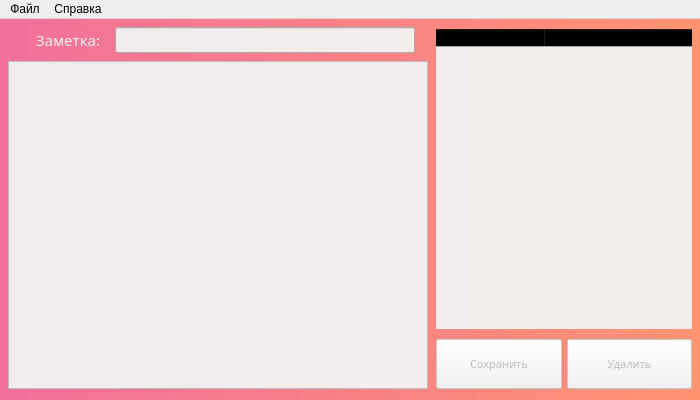
<?xml version="1.0" encoding="UTF-8"?>
<ui version="4.0">
 <class>MainWindow</class>
 <widget class="QMainWindow" name="MainWindow">
  <property name="windowModality">
   <enum>Qt::NonModal</enum>
  </property>
  <property name="geometry">
   <rect>
    <x>0</x>
    <y>0</y>
    <width>700</width>
    <height>400</height>
   </rect>
  </property>
  <property name="sizePolicy">
   <sizepolicy hsizetype="Fixed" vsizetype="Fixed">
    <horstretch>0</horstretch>
    <verstretch>0</verstretch>
   </sizepolicy>
  </property>
  <property name="minimumSize">
   <size>
    <width>700</width>
    <height>400</height>
   </size>
  </property>
  <property name="maximumSize">
   <size>
    <width>700</width>
    <height>400</height>
   </size>
  </property>
  <property name="mouseTracking">
   <bool>false</bool>
  </property>
  <property name="tabletTracking">
   <bool>false</bool>
  </property>
  <property name="focusPolicy">
   <enum>Qt::NoFocus</enum>
  </property>
  <property name="acceptDrops">
   <bool>false</bool>
  </property>
  <property name="windowTitle">
   <string>MyMemo</string>
  </property>
  <property name="autoFillBackground">
   <bool>false</bool>
  </property>
  <property name="styleSheet">
   <string notr="true"/>
  </property>
  <property name="toolButtonStyle">
   <enum>Qt::ToolButtonTextOnly</enum>
  </property>
  <widget class="QWidget" name="centralwidget">
   <property name="enabled">
    <bool>true</bool>
   </property>
   <property name="sizePolicy">
    <sizepolicy hsizetype="MinimumExpanding" vsizetype="MinimumExpanding">
     <horstretch>0</horstretch>
     <verstretch>0</verstretch>
    </sizepolicy>
   </property>
   <property name="minimumSize">
    <size>
     <width>700</width>
     <height>380</height>
    </size>
   </property>
   <property name="styleSheet">
    <string notr="true">background-color: qlineargradient(spread:pad, x1:0, y1:0.5, x2:1, y2:0.5, stop:0 rgba(29, 151, 108, 255), stop:1 rgba(147, 249, 185, 255));
background-color: qlineargradient(spread:pad, x1:0, y1:1, x2:1, y2:1, stop:0 rgba(242, 112, 156, 255), stop:1 rgba(255, 148, 114, 255));</string>
   </property>
   <widget class="QWidget" name="wholePart" native="true">
    <property name="geometry">
     <rect>
      <x>0</x>
      <y>0</y>
      <width>700</width>
      <height>380</height>
     </rect>
    </property>
    <property name="sizePolicy">
     <sizepolicy hsizetype="MinimumExpanding" vsizetype="MinimumExpanding">
      <horstretch>0</horstretch>
      <verstretch>0</verstretch>
     </sizepolicy>
    </property>
    <property name="minimumSize">
     <size>
      <width>700</width>
      <height>380</height>
     </size>
    </property>
    <property name="styleSheet">
     <string notr="true">background-color: rgba(255, 255, 255, 0);</string>
    </property>
    <layout class="QHBoxLayout" name="horizontalLayout">
     <property name="spacing">
      <number>0</number>
     </property>
     <property name="leftMargin">
      <number>0</number>
     </property>
     <property name="topMargin">
      <number>0</number>
     </property>
     <property name="rightMargin">
      <number>0</number>
     </property>
     <property name="bottomMargin">
      <number>0</number>
     </property>
     <item>
      <spacer name="leftHorizontalSpacer">
       <property name="orientation">
        <enum>Qt::Horizontal</enum>
       </property>
       <property name="sizeHint" stdset="0">
        <size>
         <width>40</width>
         <height>20</height>
        </size>
       </property>
      </spacer>
     </item>
     <item>
      <widget class="QWidget" name="leftPart" native="true">
       <property name="sizePolicy">
        <sizepolicy hsizetype="Fixed" vsizetype="MinimumExpanding">
         <horstretch>0</horstretch>
         <verstretch>0</verstretch>
        </sizepolicy>
       </property>
       <property name="minimumSize">
        <size>
         <width>420</width>
         <height>380</height>
        </size>
       </property>
       <layout class="QVBoxLayout" name="verticalLayout">
        <property name="spacing">
         <number>0</number>
        </property>
        <property name="leftMargin">
         <number>0</number>
        </property>
        <property name="topMargin">
         <number>0</number>
        </property>
        <property name="rightMargin">
         <number>0</number>
        </property>
        <property name="bottomMargin">
         <number>0</number>
        </property>
        <item>
         <spacer name="horizontalSpacer_4">
          <property name="orientation">
           <enum>Qt::Vertical</enum>
          </property>
          <property name="sizeType">
           <enum>QSizePolicy::Preferred</enum>
          </property>
          <property name="sizeHint" stdset="0">
           <size>
            <width>20</width>
            <height>10</height>
           </size>
          </property>
         </spacer>
        </item>
        <item>
         <widget class="QWidget" name="titleForm" native="true">
          <property name="sizePolicy">
           <sizepolicy hsizetype="Fixed" vsizetype="Expanding">
            <horstretch>0</horstretch>
            <verstretch>0</verstretch>
           </sizepolicy>
          </property>
          <property name="minimumSize">
           <size>
            <width>420</width>
            <height>33</height>
           </size>
          </property>
          <layout class="QFormLayout" name="formLayout">
           <property name="fieldGrowthPolicy">
            <enum>QFormLayout::FieldsStayAtSizeHint</enum>
           </property>
           <property name="labelAlignment">
            <set>Qt::AlignCenter</set>
           </property>
           <property name="formAlignment">
            <set>Qt::AlignCenter</set>
           </property>
           <property name="horizontalSpacing">
            <number>12</number>
           </property>
           <property name="verticalSpacing">
            <number>0</number>
           </property>
           <property name="leftMargin">
            <number>0</number>
           </property>
           <property name="topMargin">
            <number>0</number>
           </property>
           <property name="rightMargin">
            <number>0</number>
           </property>
           <property name="bottomMargin">
            <number>0</number>
           </property>
           <item row="6" column="0">
            <widget class="QLabel" name="titleLabel">
             <property name="enabled">
              <bool>true</bool>
             </property>
             <property name="sizePolicy">
              <sizepolicy hsizetype="MinimumExpanding" vsizetype="Fixed">
               <horstretch>0</horstretch>
               <verstretch>0</verstretch>
              </sizepolicy>
             </property>
             <property name="minimumSize">
              <size>
               <width>70</width>
               <height>25</height>
              </size>
             </property>
             <property name="font">
              <font>
               <family>ObelixPro</family>
               <pointsize>11</pointsize>
               <weight>50</weight>
               <italic>false</italic>
               <bold>false</bold>
              </font>
             </property>
             <property name="styleSheet">
              <string notr="true">color: rgb(242, 242, 242);
</string>
             </property>
             <property name="text">
              <string>Заметка:</string>
             </property>
             <property name="scaledContents">
              <bool>false</bool>
             </property>
             <property name="alignment">
              <set>Qt::AlignBottom|Qt::AlignHCenter</set>
             </property>
             <property name="wordWrap">
              <bool>false</bool>
             </property>
             <property name="margin">
              <number>0</number>
             </property>
             <property name="indent">
              <number>1</number>
             </property>
            </widget>
           </item>
           <item row="6" column="1">
            <widget class="QLineEdit" name="noteTitleEdit">
             <property name="sizePolicy">
              <sizepolicy hsizetype="MinimumExpanding" vsizetype="Fixed">
               <horstretch>0</horstretch>
               <verstretch>0</verstretch>
              </sizepolicy>
             </property>
             <property name="minimumSize">
              <size>
               <width>300</width>
               <height>26</height>
              </size>
             </property>
             <property name="maximumSize">
              <size>
               <width>300</width>
               <height>0</height>
              </size>
             </property>
             <property name="font">
              <font>
               <pointsize>12</pointsize>
              </font>
             </property>
             <property name="focusPolicy">
              <enum>Qt::StrongFocus</enum>
             </property>
             <property name="acceptDrops">
              <bool>false</bool>
             </property>
             <property name="styleSheet">
              <string notr="true">background-color: rgba(242, 242, 242, 242);</string>
             </property>
             <property name="inputMethodHints">
              <set>Qt::ImhNone</set>
             </property>
             <property name="inputMask">
              <string/>
             </property>
             <property name="maxLength">
              <number>300</number>
             </property>
             <property name="cursorPosition">
              <number>0</number>
             </property>
            </widget>
           </item>
          </layout>
         </widget>
        </item>
        <item>
         <spacer name="horizontalSpacer_7">
          <property name="orientation">
           <enum>Qt::Vertical</enum>
          </property>
          <property name="sizeType">
           <enum>QSizePolicy::Fixed</enum>
          </property>
          <property name="sizeHint" stdset="0">
           <size>
            <width>20</width>
            <height>5</height>
           </size>
          </property>
         </spacer>
        </item>
        <item>
         <widget class="QPlainTextEdit" name="noteTextEdit">
          <property name="enabled">
           <bool>true</bool>
          </property>
          <property name="sizePolicy">
           <sizepolicy hsizetype="MinimumExpanding" vsizetype="Preferred">
            <horstretch>0</horstretch>
            <verstretch>0</verstretch>
           </sizepolicy>
          </property>
          <property name="minimumSize">
           <size>
            <width>420</width>
            <height>328</height>
           </size>
          </property>
          <property name="font">
           <font>
            <pointsize>10</pointsize>
           </font>
          </property>
          <property name="cursor" stdset="0">
           <cursorShape>IBeamCursor</cursorShape>
          </property>
          <property name="focusPolicy">
           <enum>Qt::StrongFocus</enum>
          </property>
          <property name="styleSheet">
           <string notr="true">background-color: rgba(242, 242, 242, 242);</string>
          </property>
          <property name="plainText">
           <string/>
          </property>
          <property name="overwriteMode">
           <bool>false</bool>
          </property>
          <property name="tabStopWidth">
           <number>12</number>
          </property>
          <property name="backgroundVisible">
           <bool>false</bool>
          </property>
         </widget>
        </item>
        <item>
         <spacer name="horizontalSpacer_5">
          <property name="orientation">
           <enum>Qt::Vertical</enum>
          </property>
          <property name="sizeType">
           <enum>QSizePolicy::Fixed</enum>
          </property>
          <property name="sizeHint" stdset="0">
           <size>
            <width>20</width>
            <height>10</height>
           </size>
          </property>
         </spacer>
        </item>
       </layout>
      </widget>
     </item>
     <item>
      <spacer name="midHorizontalSpacer">
       <property name="orientation">
        <enum>Qt::Horizontal</enum>
       </property>
       <property name="sizeType">
        <enum>QSizePolicy::Maximum</enum>
       </property>
       <property name="sizeHint" stdset="0">
        <size>
         <width>40</width>
         <height>10</height>
        </size>
       </property>
      </spacer>
     </item>
     <item>
      <widget class="QWidget" name="rightPart" native="true">
       <property name="enabled">
        <bool>true</bool>
       </property>
       <property name="sizePolicy">
        <sizepolicy hsizetype="MinimumExpanding" vsizetype="MinimumExpanding">
         <horstretch>0</horstretch>
         <verstretch>0</verstretch>
        </sizepolicy>
       </property>
       <layout class="QVBoxLayout" name="verticalLayout_2">
        <property name="spacing">
         <number>0</number>
        </property>
        <property name="leftMargin">
         <number>0</number>
        </property>
        <property name="topMargin">
         <number>0</number>
        </property>
        <property name="rightMargin">
         <number>0</number>
        </property>
        <property name="bottomMargin">
         <number>0</number>
        </property>
        <item>
         <spacer name="verticalSpacer">
          <property name="orientation">
           <enum>Qt::Vertical</enum>
          </property>
          <property name="sizeType">
           <enum>QSizePolicy::Preferred</enum>
          </property>
          <property name="sizeHint" stdset="0">
           <size>
            <width>20</width>
            <height>10</height>
           </size>
          </property>
         </spacer>
        </item>
        <item>
         <widget class="QTreeWidget" name="notesList">
          <property name="enabled">
           <bool>true</bool>
          </property>
          <property name="sizePolicy">
           <sizepolicy hsizetype="Expanding" vsizetype="Expanding">
            <horstretch>0</horstretch>
            <verstretch>0</verstretch>
           </sizepolicy>
          </property>
          <property name="minimumSize">
           <size>
            <width>256</width>
            <height>300</height>
           </size>
          </property>
          <property name="baseSize">
           <size>
            <width>0</width>
            <height>0</height>
           </size>
          </property>
          <property name="styleSheet">
           <string notr="true">background-color: rgba(242, 242, 242, 242);</string>
          </property>
          <property name="frameShape">
           <enum>QFrame::VLine</enum>
          </property>
          <property name="frameShadow">
           <enum>QFrame::Sunken</enum>
          </property>
          <property name="lineWidth">
           <number>0</number>
          </property>
          <property name="horizontalScrollBarPolicy">
           <enum>Qt::ScrollBarAlwaysOff</enum>
          </property>
          <property name="editTriggers">
           <set>QAbstractItemView::NoEditTriggers</set>
          </property>
          <property name="tabKeyNavigation">
           <bool>false</bool>
          </property>
          <property name="showDropIndicator" stdset="0">
           <bool>false</bool>
          </property>
          <property name="dragEnabled">
           <bool>false</bool>
          </property>
          <property name="dragDropOverwriteMode">
           <bool>false</bool>
          </property>
          <property name="textElideMode">
           <enum>Qt::ElideRight</enum>
          </property>
          <property name="horizontalScrollMode">
           <enum>QAbstractItemView::ScrollPerPixel</enum>
          </property>
          <property name="indentation">
           <number>5</number>
          </property>
          <property name="rootIsDecorated">
           <bool>true</bool>
          </property>
          <property name="uniformRowHeights">
           <bool>true</bool>
          </property>
          <property name="itemsExpandable">
           <bool>false</bool>
          </property>
          <property name="sortingEnabled">
           <bool>true</bool>
          </property>
          <property name="expandsOnDoubleClick">
           <bool>false</bool>
          </property>
          <property name="columnCount">
           <number>2</number>
          </property>
          <attribute name="headerVisible">
           <bool>true</bool>
          </attribute>
          <attribute name="headerCascadingSectionResizes">
           <bool>false</bool>
          </attribute>
          <attribute name="headerMinimumSectionSize">
           <number>65</number>
          </attribute>
          <attribute name="headerDefaultSectionSize">
           <number>110</number>
          </attribute>
          <attribute name="headerHighlightSections">
           <bool>false</bool>
          </attribute>
          <attribute name="headerShowSortIndicator" stdset="0">
           <bool>true</bool>
          </attribute>
          <attribute name="headerStretchLastSection">
           <bool>true</bool>
          </attribute>
          <column>
           <property name="text">
            <string>Название</string>
           </property>
           <property name="font">
            <font>
             <pointsize>9</pointsize>
            </font>
           </property>
           <property name="textAlignment">
            <set>AlignLeading|AlignVCenter</set>
           </property>
          </column>
          <column>
           <property name="text">
            <string>Последнее открытие </string>
           </property>
           <property name="font">
            <font>
             <pointsize>9</pointsize>
            </font>
           </property>
          </column>
         </widget>
        </item>
        <item>
         <spacer name="verticalSpacer_3">
          <property name="orientation">
           <enum>Qt::Vertical</enum>
          </property>
          <property name="sizeType">
           <enum>QSizePolicy::Preferred</enum>
          </property>
          <property name="sizeHint" stdset="0">
           <size>
            <width>20</width>
            <height>5</height>
           </size>
          </property>
         </spacer>
        </item>
        <item>
         <widget class="QWidget" name="actionButtons" native="true">
          <property name="enabled">
           <bool>true</bool>
          </property>
          <property name="sizePolicy">
           <sizepolicy hsizetype="MinimumExpanding" vsizetype="Preferred">
            <horstretch>0</horstretch>
            <verstretch>0</verstretch>
           </sizepolicy>
          </property>
          <property name="minimumSize">
           <size>
            <width>256</width>
            <height>50</height>
           </size>
          </property>
          <layout class="QHBoxLayout" name="horizontalLayout_2">
           <property name="spacing">
            <number>5</number>
           </property>
           <property name="sizeConstraint">
            <enum>QLayout::SetDefaultConstraint</enum>
           </property>
           <property name="leftMargin">
            <number>0</number>
           </property>
           <property name="topMargin">
            <number>5</number>
           </property>
           <property name="rightMargin">
            <number>0</number>
           </property>
           <property name="bottomMargin">
            <number>0</number>
           </property>
           <item>
            <widget class="QPushButton" name="saveButton">
             <property name="enabled">
              <bool>false</bool>
             </property>
             <property name="sizePolicy">
              <sizepolicy hsizetype="MinimumExpanding" vsizetype="MinimumExpanding">
               <horstretch>0</horstretch>
               <verstretch>0</verstretch>
              </sizepolicy>
             </property>
             <property name="font">
              <font>
               <family>ObelixPro</family>
               <pointsize>8</pointsize>
              </font>
             </property>
             <property name="cursor">
              <cursorShape>PointingHandCursor</cursorShape>
             </property>
             <property name="focusPolicy">
              <enum>Qt::NoFocus</enum>
             </property>
             <property name="acceptDrops">
              <bool>false</bool>
             </property>
             <property name="toolTipDuration">
              <number>-1</number>
             </property>
             <property name="autoFillBackground">
              <bool>false</bool>
             </property>
             <property name="styleSheet">
              <string notr="true">background-color: rgba(242, 242, 242, 242);
</string>
             </property>
             <property name="text">
              <string>Сохранить</string>
             </property>
             <property name="autoDefault">
              <bool>false</bool>
             </property>
             <property name="default">
              <bool>false</bool>
             </property>
             <property name="flat">
              <bool>false</bool>
             </property>
            </widget>
           </item>
           <item>
            <widget class="QPushButton" name="deleteButton">
             <property name="enabled">
              <bool>false</bool>
             </property>
             <property name="sizePolicy">
              <sizepolicy hsizetype="MinimumExpanding" vsizetype="MinimumExpanding">
               <horstretch>0</horstretch>
               <verstretch>0</verstretch>
              </sizepolicy>
             </property>
             <property name="font">
              <font>
               <family>ObelixPro</family>
               <pointsize>8</pointsize>
              </font>
             </property>
             <property name="cursor">
              <cursorShape>PointingHandCursor</cursorShape>
             </property>
             <property name="styleSheet">
              <string notr="true">background-color: rgba(242, 242, 242, 242);
</string>
             </property>
             <property name="text">
              <string>Удалить</string>
             </property>
             <property name="autoDefault">
              <bool>false</bool>
             </property>
             <property name="default">
              <bool>false</bool>
             </property>
             <property name="flat">
              <bool>false</bool>
             </property>
            </widget>
           </item>
          </layout>
         </widget>
        </item>
        <item>
         <spacer name="verticalSpacer_2">
          <property name="orientation">
           <enum>Qt::Vertical</enum>
          </property>
          <property name="sizeType">
           <enum>QSizePolicy::Preferred</enum>
          </property>
          <property name="sizeHint" stdset="0">
           <size>
            <width>20</width>
            <height>10</height>
           </size>
          </property>
         </spacer>
        </item>
       </layout>
      </widget>
     </item>
     <item>
      <spacer name="rightHorizontalSpacer">
       <property name="orientation">
        <enum>Qt::Horizontal</enum>
       </property>
       <property name="sizeType">
        <enum>QSizePolicy::Maximum</enum>
       </property>
       <property name="sizeHint" stdset="0">
        <size>
         <width>40</width>
         <height>10</height>
        </size>
       </property>
      </spacer>
     </item>
    </layout>
   </widget>
  </widget>
  <widget class="QMenuBar" name="menuBar">
   <property name="enabled">
    <bool>true</bool>
   </property>
   <property name="geometry">
    <rect>
     <x>0</x>
     <y>0</y>
     <width>700</width>
     <height>21</height>
    </rect>
   </property>
   <property name="sizePolicy">
    <sizepolicy hsizetype="MinimumExpanding" vsizetype="Fixed">
     <horstretch>0</horstretch>
     <verstretch>0</verstretch>
    </sizepolicy>
   </property>
   <property name="minimumSize">
    <size>
     <width>700</width>
     <height>19</height>
    </size>
   </property>
   <property name="font">
    <font>
     <pointsize>9</pointsize>
    </font>
   </property>
   <property name="acceptDrops">
    <bool>false</bool>
   </property>
   <property name="defaultUp">
    <bool>false</bool>
   </property>
   <property name="nativeMenuBar">
    <bool>true</bool>
   </property>
   <widget class="QMenu" name="menuFile">
    <property name="geometry">
     <rect>
      <x>270</x>
      <y>129</y>
      <width>232</width>
      <height>147</height>
     </rect>
    </property>
    <property name="sizePolicy">
     <sizepolicy hsizetype="Preferred" vsizetype="Preferred">
      <horstretch>0</horstretch>
      <verstretch>0</verstretch>
     </sizepolicy>
    </property>
    <property name="font">
     <font>
      <pointsize>9</pointsize>
     </font>
    </property>
    <property name="tabletTracking">
     <bool>true</bool>
    </property>
    <property name="contextMenuPolicy">
     <enum>Qt::DefaultContextMenu</enum>
    </property>
    <property name="acceptDrops">
     <bool>false</bool>
    </property>
    <property name="autoFillBackground">
     <bool>false</bool>
    </property>
    <property name="tearOffEnabled">
     <bool>false</bool>
    </property>
    <property name="title">
     <string>Файл</string>
    </property>
    <property name="separatorsCollapsible">
     <bool>false</bool>
    </property>
    <property name="toolTipsVisible">
     <bool>false</bool>
    </property>
    <addaction name="actionNewNote"/>
    <addaction name="actionSaveNote"/>
    <addaction name="actionRemoveNote"/>
    <addaction name="separator"/>
    <addaction name="actionQuit"/>
   </widget>
   <widget class="QMenu" name="menuHelp">
    <property name="sizePolicy">
     <sizepolicy hsizetype="Preferred" vsizetype="Preferred">
      <horstretch>0</horstretch>
      <verstretch>0</verstretch>
     </sizepolicy>
    </property>
    <property name="title">
     <string>Справка</string>
    </property>
    <addaction name="actionAbout"/>
   </widget>
   <addaction name="menuFile"/>
   <addaction name="menuHelp"/>
  </widget>
  <action name="actionSaveNote">
   <property name="enabled">
    <bool>false</bool>
   </property>
   <property name="icon">
    <iconset>
     <normaloff>../images/save.png</normaloff>../images/save.png</iconset>
   </property>
   <property name="text">
    <string>Сохранить текущую заметку</string>
   </property>
   <property name="statusTip">
    <string>Сохранить текущую заметку</string>
   </property>
   <property name="whatsThis">
    <string>Сохранить текущую заметку</string>
   </property>
   <property name="shortcut">
    <string>Ctrl+S</string>
   </property>
   <property name="shortcutContext">
    <enum>Qt::ApplicationShortcut</enum>
   </property>
   <property name="iconVisibleInMenu">
    <bool>true</bool>
   </property>
  </action>
  <action name="actionRemoveNote">
   <property name="enabled">
    <bool>false</bool>
   </property>
   <property name="icon">
    <iconset>
     <normaloff>../images/delete.png</normaloff>../images/delete.png</iconset>
   </property>
   <property name="text">
    <string>Удалить текущую заметку</string>
   </property>
   <property name="statusTip">
    <string>Удалить текущую заметку</string>
   </property>
   <property name="whatsThis">
    <string>Удалить текущую заметку</string>
   </property>
   <property name="shortcut">
    <string>Ctrl+Del</string>
   </property>
   <property name="shortcutContext">
    <enum>Qt::ApplicationShortcut</enum>
   </property>
   <property name="iconVisibleInMenu">
    <bool>true</bool>
   </property>
  </action>
  <action name="actionNewNote">
   <property name="icon">
    <iconset>
     <normaloff>../images/add.png</normaloff>../images/add.png</iconset>
   </property>
   <property name="text">
    <string>Создать новую заметку</string>
   </property>
   <property name="statusTip">
    <string>Создать новую заметку</string>
   </property>
   <property name="whatsThis">
    <string>Создать новую заметку</string>
   </property>
   <property name="font">
    <font/>
   </property>
   <property name="shortcut">
    <string>Ctrl+N</string>
   </property>
   <property name="shortcutContext">
    <enum>Qt::ApplicationShortcut</enum>
   </property>
   <property name="autoRepeat">
    <bool>true</bool>
   </property>
   <property name="iconVisibleInMenu">
    <bool>true</bool>
   </property>
  </action>
  <action name="actionAbout">
   <property name="icon">
    <iconset>
     <normaloff>../images/question.png</normaloff>../images/question.png</iconset>
   </property>
   <property name="text">
    <string>О программе</string>
   </property>
   <property name="shortcut">
    <string>Ctrl+H</string>
   </property>
   <property name="shortcutContext">
    <enum>Qt::ApplicationShortcut</enum>
   </property>
   <property name="autoRepeat">
    <bool>true</bool>
   </property>
   <property name="iconVisibleInMenu">
    <bool>true</bool>
   </property>
  </action>
  <action name="actionQuit">
   <property name="icon">
    <iconset>
     <normaloff>../images/quit.png</normaloff>../images/quit.png</iconset>
   </property>
   <property name="text">
    <string>Выйти</string>
   </property>
   <property name="statusTip">
    <string>Выйти</string>
   </property>
   <property name="whatsThis">
    <string>Выйти</string>
   </property>
   <property name="shortcut">
    <string>Ctrl+Q</string>
   </property>
   <property name="shortcutContext">
    <enum>Qt::ApplicationShortcut</enum>
   </property>
   <property name="iconVisibleInMenu">
    <bool>true</bool>
   </property>
  </action>
 </widget>
 <resources/>
 <connections/>
</ui>
